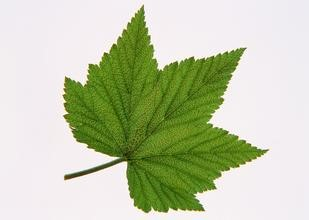
#> input picture 数字图像处理/leaf/res/leaf1.jpg, 309 x 220 px
$ python read.py   (Python 2 division)
#> lines starting #> are read from the running program, lines starting #| are printed output that depends on the picture; after the words box and inside, x2 and y2 are one past the last pixel; in counts of white or black regions, pixels touching at a corner belong together
# coding=utf-8
import cv2
import numpy as np
import pickle
from matplotlib import pyplot as plt
#标本名字（文件放在同一目录中）
name=['leaf1.jpg','leaf2.jpg','leaf3.jpg','leaf4.jpg','leaf5.jpg']

for item in name:
    #图片预处理
    img1 = cv2.imread("res/"+item,0)
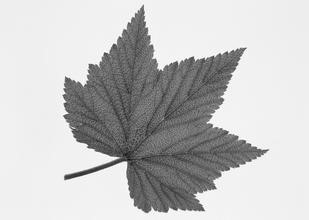
#> img1: shape (220, 309); min 13, max 255, mean 196.2
    img2  = cv2.medianBlur(img1,5)
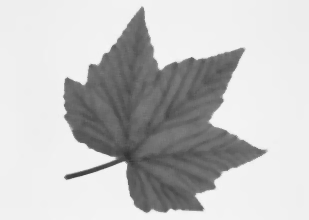
#> img2: shape (220, 309); min 51, max 245, mean 196.4
    img = cv2.GaussianBlur(img2,(5,5),0)
    #Otsu’s 二值化
    ret,thresh = cv2.threshold(img,0,255,cv2.THRESH_BINARY+cv2.THRESH_OTSU)
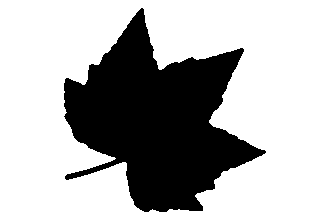
#> thresh: shape (220, 309); 68.3% white; 1 black region
#> ret = 171
    #找轮廓（可能有很多个轮廓）
    contours,hierarchy = cv2.findContours(thresh, 1,cv2.CHAIN_APPROX_NONE)
#> contours = 2 contours; box (x1, y1, x2, y2) and area: (0, 0, 309, 220) 67452, (63, 7, 267, 213) 21925

    per=[]
    #计算轮廓周长
    for cnt in contours:
           perimeter = cv2.arcLength(cnt,True)
           per.append( perimeter )
#> this loop made 2 passes
#> perimeter on passes 1 to 2: 948.2, 1054
#> after the loop, per = [948.2, 1054]
    #对周长排序
    sorted(per)
    #寻找第二长周长的轮廓，这个轮廓就是要找的轮廓
    for select in contours:
           if per[-2]== cv2.arcLength(select,True):
                  break
#> this loop made 1 pass

    #绘出轮廓
    cv2.drawContours(img,select,-1,(0,0,200),3)
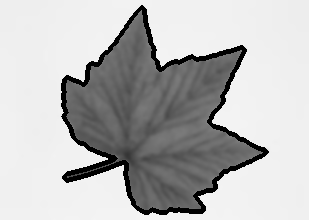
#> img: shape (220, 309); min 0, max 244, mean 185.4

    #性质列表
    #长宽比
    x,y,w,h = cv2.boundingRect(select)
#> x = 63; y = 7; w = 204; h = 206
    aspect_ratio = float(w)/h
#> aspect_ratio = 0.99
    #边界面积
    area = cv2.contourArea(select)
#> area = 21925
    rect_area=w*h
#> rect_area = 42024
    extent = float(area)/rect_area
#> extent = 0.522
    #轮廓面积与凸包面积的比
    hull = cv2.convexHull(select)
#> hull = contour of 16 points, box (x1, y1, x2, y2) (63, 7, 267, 213), area 31302
    hull_area = cv2.contourArea(hull)
#> hull_area = 31302
    solidity = float(area)/hull_area #  if hull_area !=0:
#> solidity = 0.7
    #与轮廓面积相等的圆形的直径
    equi_diameter = np.sqrt(4*area/np.pi)
#> equi_diameter = 167.1
    #将性质参数存在一个列表中
    data=[item,aspect_ratio ,extent,solidity,equi_diameter]
#> data = ['leaf1.jpg', 0.99, 0.522, 0.7, 167.1]
    #write pickle file（写文件以备比对使用）
    try:
           with open('data/'+item+".txt","w") as file_data:
#> (the run stopped early here; a loop or call above may not have finished)

$ run again, with 数字图像处理/leaf/res/test.jpg copied over 数字图像处理/leaf/res/leaf1.jpg
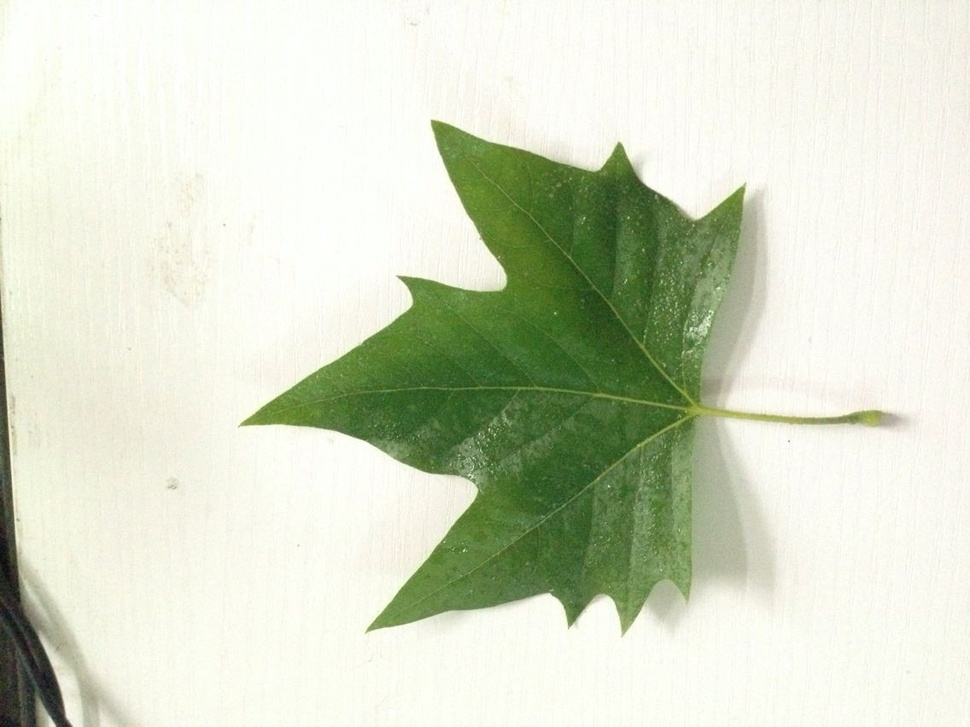
#> input picture 数字图像处理/leaf/res/test.jpg, 970 x 727 px, shrunk from 1136 x 852 before the run
#> `ret,thresh = cv2.threshold(img,0,255,cv2.THRESH_BINARY+cv2.THRESH_OTSU)`:
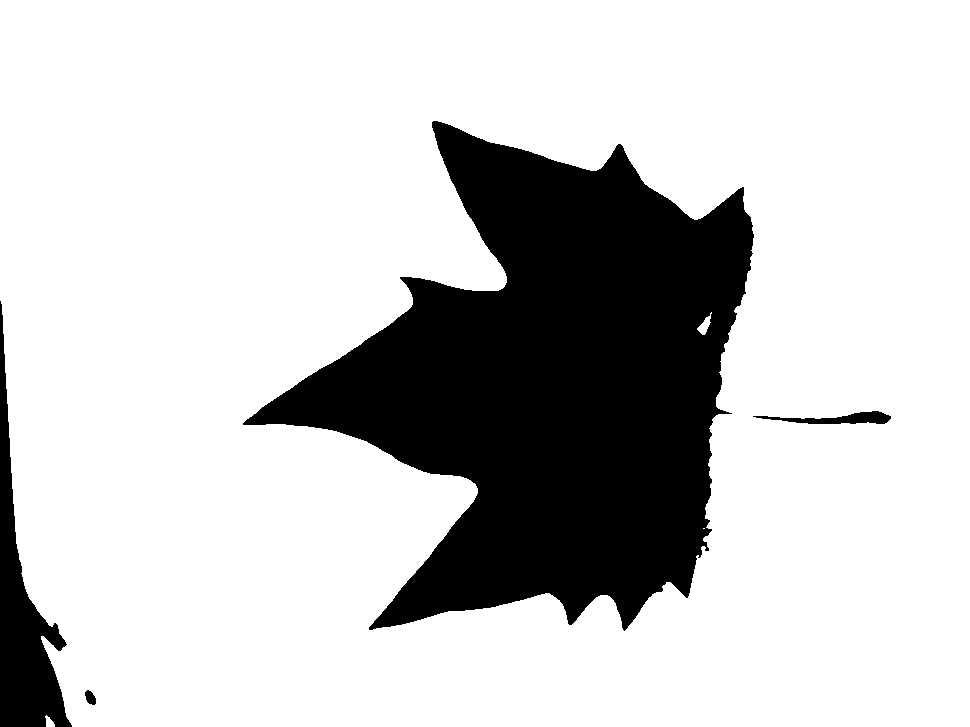
#> thresh: shape (727, 970); 79% white; 4 black regions
#> ret = 172
#> contours = 7 contours, 1 with area under 20; largest, box (x1, y1, x2, y2) and area: (0, 0, 970, 727) 693172, (242, 120, 755, 632) 138336, (752, 410, 892, 425) 998, (84, 689, 97, 706) 131, (697, 312, 712, 335) 117, (45, 715, 55, 727) 58
#> the loop `for cnt in contours:` made 7 passes
#> perimeter on passes 1, 2, 4, 5, 6, 7: 34.73, 45.46, 296.6, 58.77, 2393.7, 3413.5
#> after the loop `for cnt in contours:`: per = [34.73, 45.46, 2, 296.6, 58.77, 2393.7, 3413.5]
#> the loop `for select in contours:` made 6 passes
#> select on pass 3: [[703, 528], [704, 528]]
#> `cv2.drawContours(img,select,-1,(0,0,200),3)`:
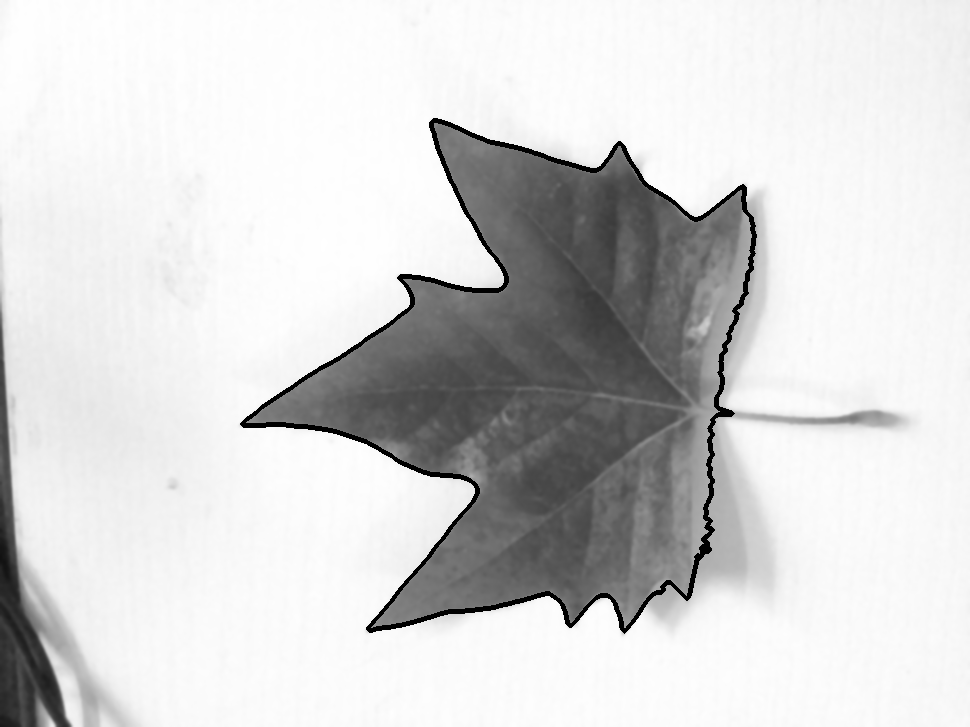
#> img: shape (727, 970); min 0, max 255, mean 212.2
#> x = 242; y = 120; w = 513; h = 512
#> aspect_ratio = 1
#> area = 138336
#> rect_area = 262656
#> extent = 0.527
#> hull = contour of 21 points, box (x1, y1, x2, y2) (242, 120, 755, 632), area 198631
#> hull_area = 198631
#> solidity = 0.696
#> equi_diameter = 419.7
#> data = ['leaf1.jpg', 1, 0.527, 0.696, 419.7]
